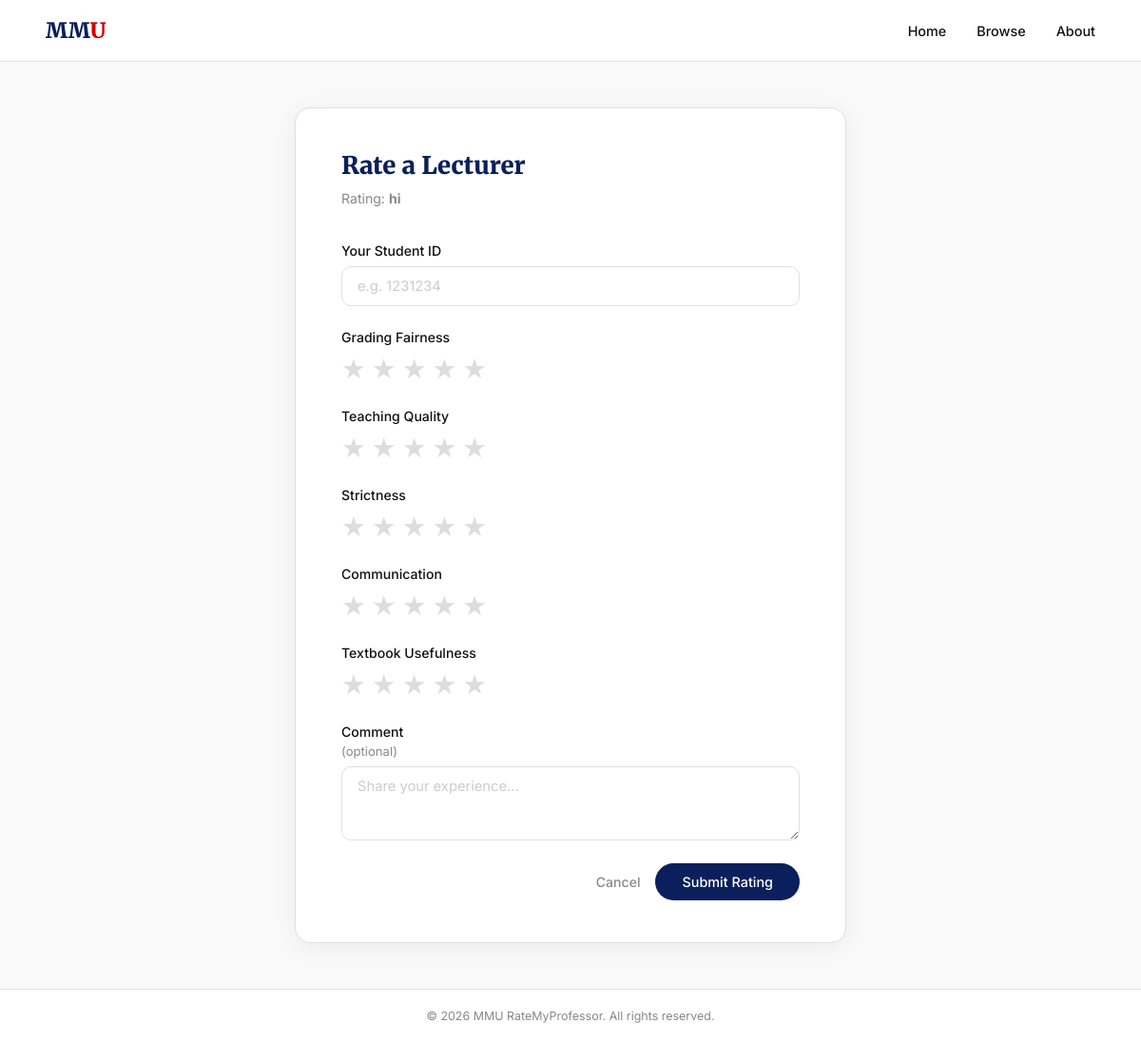
Before: /rate/1 with the older database file.
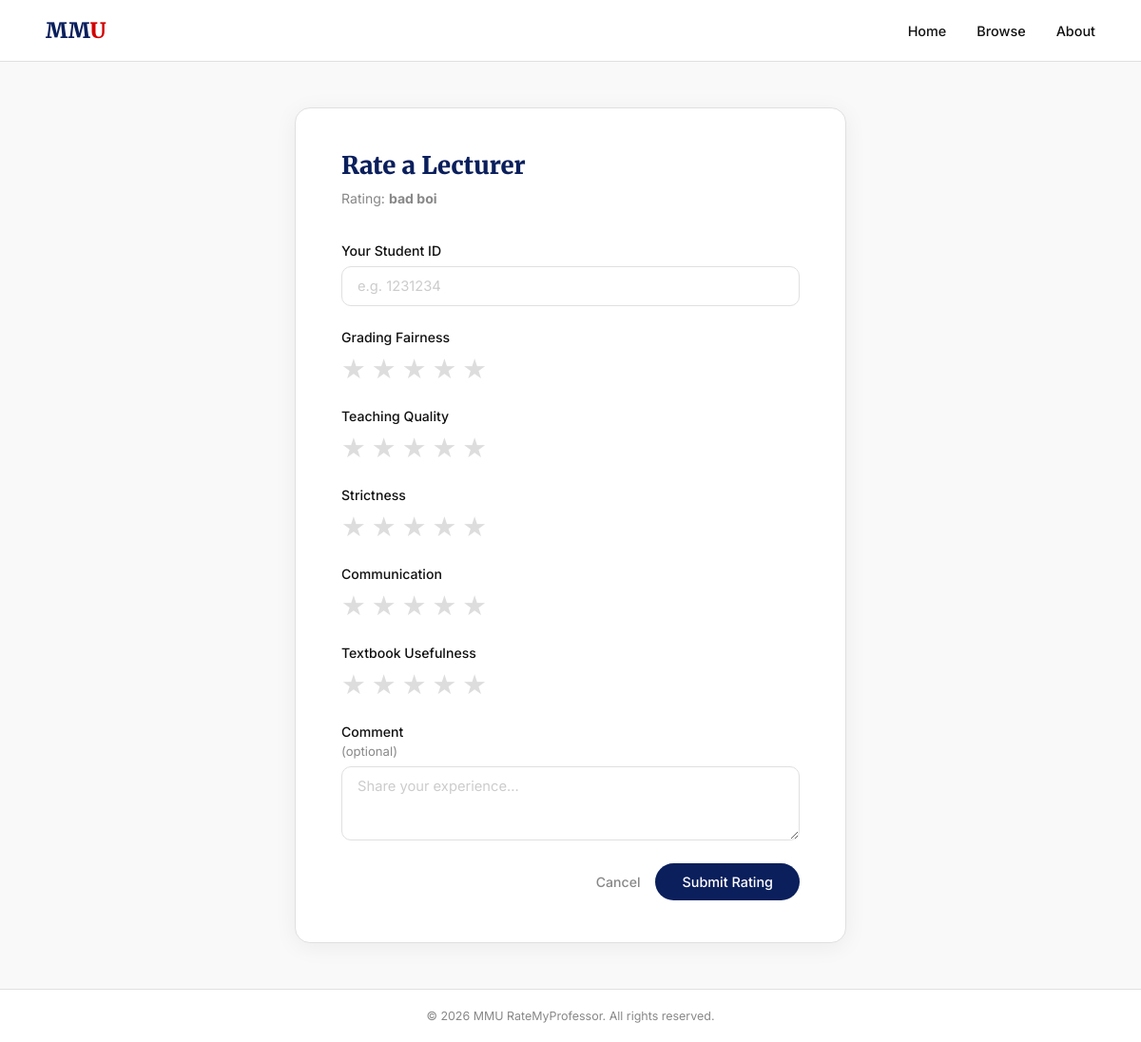
After: the same page with the newer database file.
### tables this page shows
CREATE TABLE lecturers (
            id         INTEGER PRIMARY KEY AUTOINCREMENT,
            name       TEXT NOT NULL,
            faculty_id INTEGER NOT NULL,
            image      TEXT,
            FOREIGN KEY (faculty_id) REFERENCES faculties(id)
        );

### app.py (the view, shortened to what this page needs)
@app.route("/rate/<int:lecturer_id>", methods=["GET", "POST"])
def rate_page(lecturer_id):
    conn = connect_db()
    lecturer = conn.execute("SELECT * FROM lecturers WHERE id = ?", (lecturer_id,)).fetchone()
    conn.close()
    if lecturer is None:
        return "Lecturer not found", 404
    return render_template("rate.html", lecturer=lecturer)

### app.py (called while the page is built)
def connect_db():
    conn = sqlite3.connect(DB_FILE)
    conn.row_factory = sqlite3.Row
    return conn

### templates/rate.html (shortened to what this page needs)
<!DOCTYPE html>
<html lang="en">
<head>
  <link rel="stylesheet" href="/static/styles.css" />
</head>
<body>
  <header class="navbar">
    <div class="nav-logo">
      <a href="/" style="text-decoration:none;"><span class="mm">MM</span><span class="u">U</span></a>
    </div>
    <nav class="nav-links">
      <a href="/">Home</a>
      <a href="#">Browse</a>
      <a href="#">About</a>
    </nav>
  </header>
  <main class="form-page">
    <div class="form-card" style="max-width:580px;">
      <h2 class="form-title">Rate a Lecturer</h2>
      <p class="form-subtitle">Rating: <strong>{{ lecturer.name }}</strong></p>
      <form method="POST">
        <div class="form-group">
          <label for="student_id">Your Student ID</label>
          <input type="text" name="student_id" id="student_id" class="form-input" placeholder="e.g. 1231234" required />
        </div>
        {% for field, label in [
          ("grading","Grading Fairness"),
          ("teaching","Teaching Quality"),
          ("strictness","Strictness"),
          ("communication","Communication"),
          ("textbooks","Textbook Usefulness")
        ] %}
        <div class="form-group">
          <label>{{ label }}</label>
          <div class="star-row" data-field="{{ field }}">
            {% for i in range(1,6) %}
            <button type="button" class="star-btn" data-val="{{ i }}" onclick="setStars('{{ field }}', {{ i }})">★</button>
            {% endfor %}
          </div>
        </div>
        {% endfor %}
        <div class="form-group">
          <label for="comment">Comment <span class="optional">(optional)</span></label>
          <textarea name="comment" id="comment" class="form-input" rows="3" placeholder="Share your experience..."></textarea>
        </div>
        <div class="form-actions">
          <a href="/lecturer/{{ lecturer.id }}" class="cancel-btn">Cancel</a>
          <button type="submit" class="search-btn submit-btn">Submit Rating</button>
        </div>
      </form>
    </div>
  </main>
  <footer class="footer">
    <p>&copy; 2026 MMU RateMyProfessor. All rights reserved.</p>
  </footer>
</body>
</html>

### static/styles.css (style rules this page uses)
*, *::before, *::after { box-sizing: border-box; margin: 0; padding: 0; }
body { font-family: 'Inter', sans-serif; background-color: #ffffff; color: #111111; min-height: 100vh; display: flex; flex-direction: column; }
:root { --dark-blue: #0a1f5c; --red: #d10000; --black: #111111; --grey-mid: #888888; --border: #e0e0e0; }
.navbar { display: flex; align-items: center; justify-content: space-between; padding: 18px 48px; border-bottom: 1px solid var(--border); background: #fff; }
.nav-logo { font-family:'Merriweather',serif; font-size:1.4rem; font-weight:900; }
.nav-logo .mm { color: var(--dark-blue); }
.nav-logo .u { color: var(--red); }
.nav-links { display:flex; gap:32px; }
.nav-links a { text-decoration:none; color:var(--black); font-size:.9rem; font-weight:500; transition:color .2s; }
.search-btn { background: var(--dark-blue); color:#fff; border:none; border-radius:999px; padding: 10px 24px; font-family:'Inter',sans-serif; font-size:.88rem; font-weight:500; cursor:pointer; white-space:nowrap; transition: background .2s; }
.footer { text-align:center; padding:20px; font-size:.78rem; color:var(--grey-mid); border-top:1px solid var(--border); }
.form-page { flex:1; display:flex; align-items:center; justify-content:center; padding:48px 24px; background:#f9f9f9; }
.form-card { background:#fff; border:1px solid var(--border); border-radius:16px; padding:44px 48px; width:100%; max-width:560px; box-shadow:0 4px 24px rgba(0,0,0,.06); }
.form-title { font-family:'Merriweather',serif; font-size:1.6rem; font-weight:900; color:var(--dark-blue); margin-bottom:8px; }
.form-subtitle { font-size:.88rem; color:var(--grey-mid); margin-bottom:36px; line-height:1.5; }
.form-group { margin-bottom:24px; display:flex; flex-direction:column; gap:8px; }
.form-group label { font-size:.88rem; font-weight:500; color:var(--black); display:flex; flex-direction:column; gap:4px; }
.optional { font-weight:400; color:var(--grey-mid); font-size:.82rem; }
.form-input { width:100%; padding:11px 16px; border:1.5px solid var(--border); border-radius:10px; font-family:'Inter',sans-serif; font-size:.92rem; color:var(--black); outline:none; transition: border-color .2s, box-shadow .2s; background:#fff; }
.form-input::placeholder { color:#cccccc; }
.form-actions { display:flex; align-items:center; justify-content:flex-end; gap:16px; margin-top:8px; }
.cancel-btn { text-decoration:none; font-size:.88rem; font-weight:500; color:var(--grey-mid); transition:color .2s; }
.submit-btn { padding:11px 28px; font-size:.9rem; }
.star-row { display:flex; gap:6px; }
.star-btn { font-size:1.8rem; background:none; border:none; cursor:pointer; color:#ddd; transition:color .15s; padding:0; }

Changed rows visible on the page:
changed lecturers: name "hi" → "bad boi"
